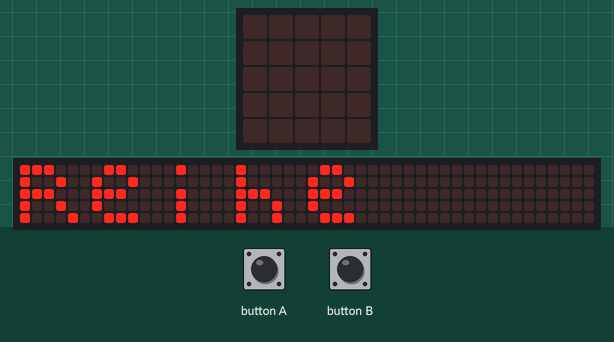
A program run on a simulated Calliope mini (MakeCode). Parts: the board's 5×5 LED display, a strip that is not on the board, showing the scrolling text unrolled. Inputs (shaded band) come from the test bench. Random numbers come from a fixed seed; the 48×5 strip is a reading aid, not a part: it shows the text the display is scrolling, unrolled, one strip-width of it at a time.

Above: at 0.07 s.
5.1 s: button B pressed for 0.15 s
At 5.32 s:
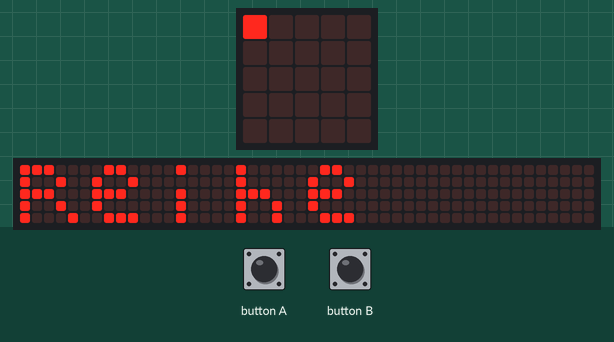
5.8 s: button A pressed for 0.15 s
At 6.4 s:
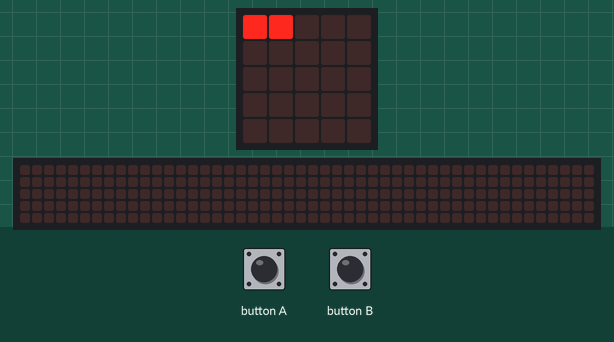
6.5 s: button A pressed for 0.15 s
At 6.87 s:
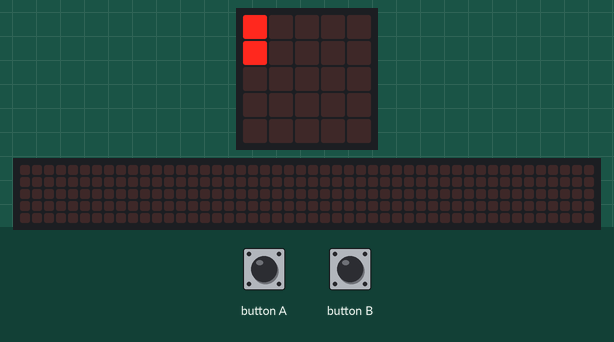
7.2 s: button B pressed for 0.15 s
At 8.9 s:
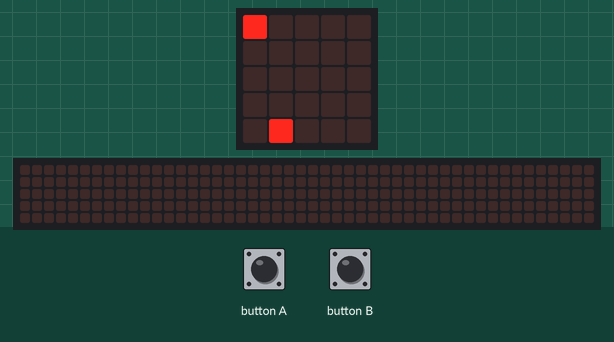
10.3 s: button B pressed for 0.15 s
At 10.9 s:
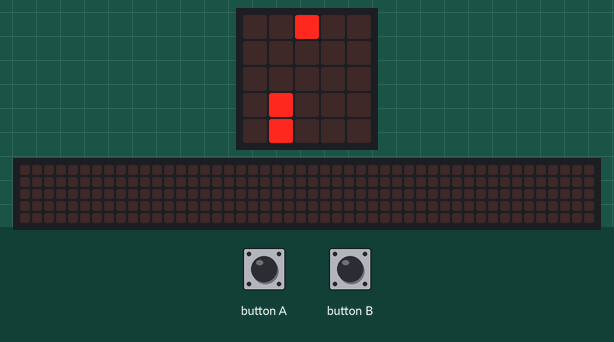
11.0 s: button A pressed for 0.15 s
At 11.9 s:
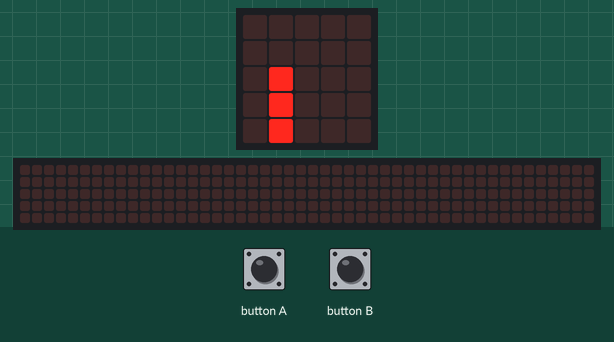
Timing chart, 0 to 14.0 s (numbered marks = the images above; inputs shaded):
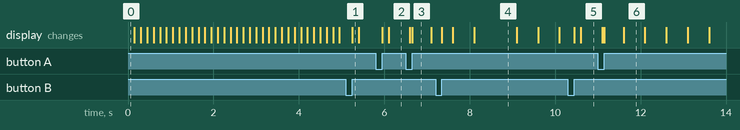

The program:

main.ts
```typescript
function CheckReiheKomplett () {
    ReiheKomplett = true
    for (let xkommend = 0; xkommend <= 5 - 1; xkommend++) {
        if (!(led.point(xkommend, 4))) {
            ReiheKomplett = false
        }
    }
    if (ReiheKomplett) {
        verzoegerung = verzoegerung * 4 / 5
        pnt += 1
        for (let xnaechster = 0; xnaechster <= 5 - 1; xnaechster++) {
            led.unplot(xnaechster, 4)
        }
        for (let yy = 3; yy > 0; yy--) {
            for (let xx3 = 0; xx3 < 5; xx3++) {
                if (led.point(xx3, yy)) {
                    led.unplot(xx3, yy)
                    led.plot(xx3, yy + 1)
                }
            }
        }
    }
}
input.onButtonEvent(Button.A, input.buttonEventValue(ButtonEvent.Click), function () {
    led.unplot(xKoo, yKoo)
    if (xKoo > 0 && !(led.point(xKoo - 1, yKoo))) {
        xKoo = xKoo - 1
    }
    led.plot(xKoo, yKoo)
})
function startNummer () {
    basic.showString("Reihe")
    basic.pause(500)
    basic.clearScreen()
    basic.pause(200)
}
function Versuchzufallen () {
    nochplatz = yKoo < 4 && !(led.point(xKoo, yKoo + 1))
    if (nochplatz) {
        led.unplot(xKoo, yKoo)
        yKoo = yKoo + 1
        led.plot(xKoo, yKoo)
    } else {
        SpielEnde = yKoo == 0
    }
    if (SpielEnde) {
        basic.clearScreen()
        basic.showIcon(IconNames.No)
        basic.showNumber(pnt)
        basic.pause(1000)
        pnt = 0
        verzoegerung = 500
        nochplatz = true
        while (!(SpielEnde)) {
            yKoo = 0
            xKoo = randint(0, 3)
            nochplatz = true
            led.plot(xKoo, yKoo)
            while (nochplatz) {
                basic.pause(verzoegerung)
                Versuchzufallen()
            }
        }
        basic.showLeds(`
            . . . . .
            . . . . .
            . . . . .
            . . . . .
            . . . . .
            `)
        SpielEnde = false
    }
    CheckReiheKomplett()
}
input.onButtonEvent(Button.B, input.buttonEventValue(ButtonEvent.Click), function () {
    led.unplot(xKoo, yKoo)
    if (xKoo < 4 && !(led.point(xKoo + 1, yKoo))) {
        xKoo = xKoo + 1
    }
    led.plot(xKoo, yKoo)
})
let ReiheKomplett = false
let xKoo = 0
let yKoo = 0
let SpielEnde = false
let nochplatz = false
let verzoegerung = 0
let pnt = 0
pnt = 0
startNummer()
verzoegerung = 500
nochplatz = true
while (!(SpielEnde)) {
    yKoo = 0
    xKoo = randint(0, 3)
    nochplatz = true
    led.plot(xKoo, yKoo)
    while (nochplatz) {
        basic.pause(verzoegerung)
        Versuchzufallen()
    }
}
basic.showLeds(`
    . . . . .
    . . . . .
    . . . . .
    . . . . .
    . . . . .
    `)
```

test.ts
```typescript
// Hier kann man Tests durchführen; diese Datei wird nicht kompiliert, wenn dieses Paket als Erweiterung verwendet wird.
```

Measured:
- what the display in image 3 shows lasts 0.4 s, from 6.7 s to 7.1 s
- what the display in image 4 shows lasts 1.0 s, from 8.1 s to 9.1 s
